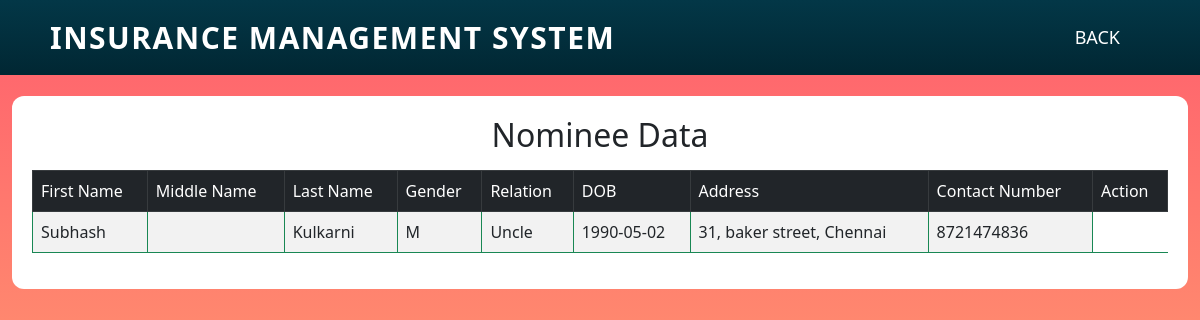
Page /nominee/modified.php?nomid=10005 (signed in) on the committed database.
### tables this page shows
CREATE TABLE `nominee` (
  `nomineeID` int(11) NOT NULL,
  `customerID` bigint(10) NOT NULL,
  `Fname` varchar(150) NOT NULL,
  `Mname` varchar(150) DEFAULT NULL,
  `Lname` varchar(150) NOT NULL,
  `Relation` varchar(20) NOT NULL,
  `Gender` char(1) NOT NULL,
  `DOB` date NOT NULL,
  `ContactNo` bigint(10) NOT NULL,
  `Address` varchar(150) NOT NULL
);

### nominee/modified.php (the view, shortened to what this page needs)
<?php
require "../connection.php";
if(isset($_GET['nomid'])){
    $cid=$_GET['nomid'];
    $sql = "select * from nominee where customerID=$cid";
    $result = mysqli_query($conn,$sql);
}else{
    header("location: ../client/modified.php");
    exit;
}
?>
<!DOCTYPE html>
<html lang="en">
<head>
    <link rel="stylesheet" href="../css/bootstrap.css">
    <link rel="stylesheet" href="../style/login.css">
</head>
<body>
<nav>
		<div class="logo">
			<p>Insurance Management System</p>
		</div>
		<ul>
			<li><a href="../client/modified.php">Back</a></li>
		</ul>
	</nav>
    <div class="container-fluid" style="padding-top: 12vh;">
	<div class="login" style="width:100%; height:85%; overflow-y: scroll;">
		<h2 class="text-center mb-3">Nominee Data</h2>
		<table class="table table-bordered border-success table-striped table-hover align-middle">
			<thead class="table-dark align-middle">
				<tr>
					<td>First Name</td>
					<td>Middle Name</td>
					<td>Last Name</td>
					<td>Gender</td>
                    <td>Relation</td>
					<td>DOB</td>
					<td>Address</td>
					<td>Contact Number</td>
                    <td>Action</td>
                </tr>
            </thead>
            <tbody>
				<?php
	while($row = mysqli_fetch_object($result)){
		?>
		<tr>
				<td>
					<?php echo $row->Fname;?>
				</td>
				<td>
				</td>
				<td>
					<?php echo $row->Lname;?>
				</td>
                <td>
                    <?php echo $row->Gender;?>
                </td>
                <td>
                    <?php echo $row->Relation;?>
                </td>
				<td>
					<?php echo $row->DOB;?>
				</td>
				<td>
					<?php echo $row->Address;?>
				</td>
				<td>
					<?php echo $row->ContactNo;?>
				</td>
			</tr>
			<?php } ?>
	</tbody>
        </table>
		</div>
		</div>
</body>
</html>

### style/login.css (style rules this page uses)
* { margin: 0; padding: 0; box-sizing: border-box; }
nav { width: 100%; height: 75px; line-height: 75px; position: absolute; padding: 0 50px; background-image: linear-gradient(#033747,#012733); }
nav .logo p { font-size: 30px; font-weight: bold; float: left; color: white; text-transform: uppercase; letter-spacing: 1.5px; cursor: pointer; }
nav ul { float: right; }
nav li { display: inline-block; list-style: none; }
nav li a { font-size: 18px; text-transform: uppercase; padding: 0 30px; color: white; text-decoration: none; }
body { height: 100vh; background: -webkit-linear-gradient(#ff5f6d,#ffc371); }
.login { width: 360px; height: min-content; padding: 20px; border-radius: 12px; background: #fff; }

### rows in the picture
nominee: Fname "Subhash", Lname "Kulkarni", Gender "M", Relation "Uncle", DOB "1990-05-02", Address "31, baker street, Chennai", ContactNo "8721474836"
